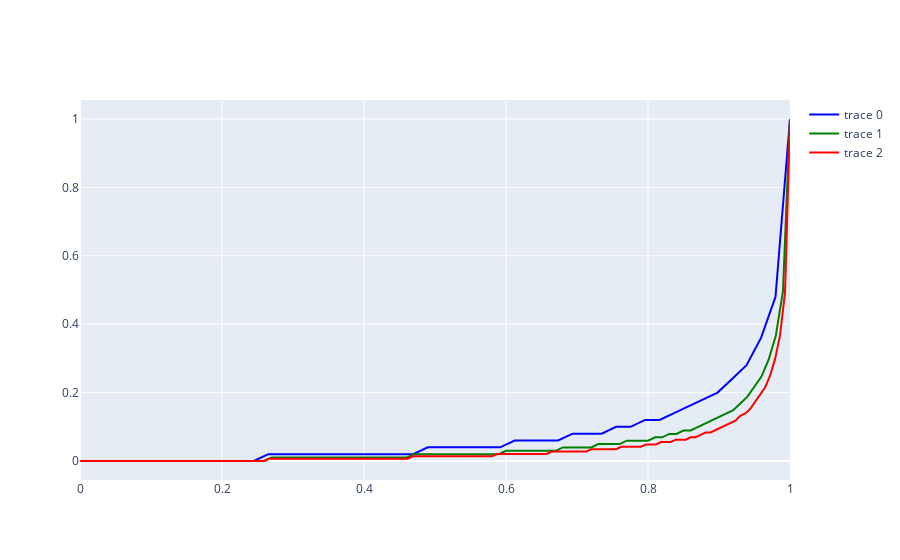
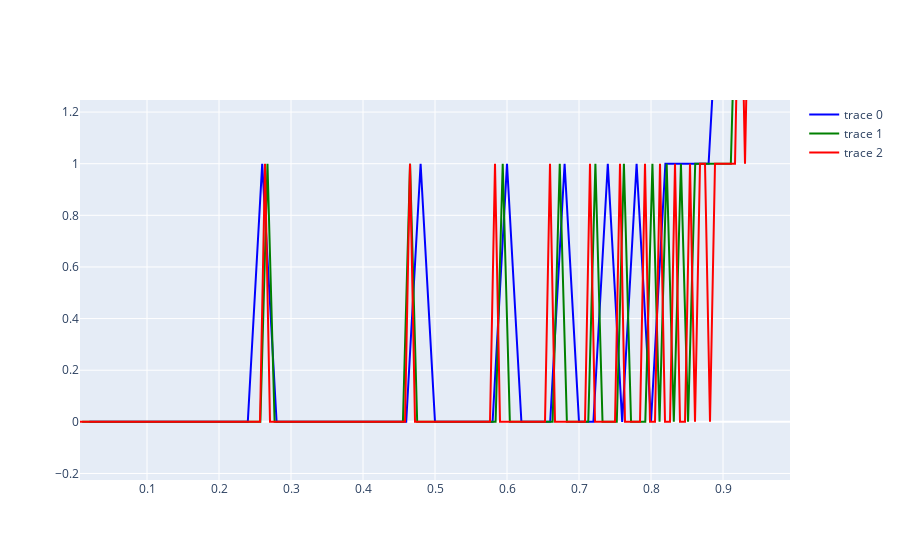

These figures' notebook cell, in order:
### Code cell
fig1 = go.Figure()
fig2 = go.Figure()
for n, color in zip([50, 101, 144], ['blue', 'green', 'red']):
    y = np.array(optimal.max_allowable_ranks(n))
    fig1.add_trace(go.Scatter(x=np.linspace(0, 1, n, endpoint=True), y=y / n, line_color=color))
    fig2.add_trace(go.Scatter(x=np.linspace(0, 1, 2*n+1, endpoint=True)[2:-1:2], y=np.diff(y), line_color=color))

fig1.show()
fig2.show()
